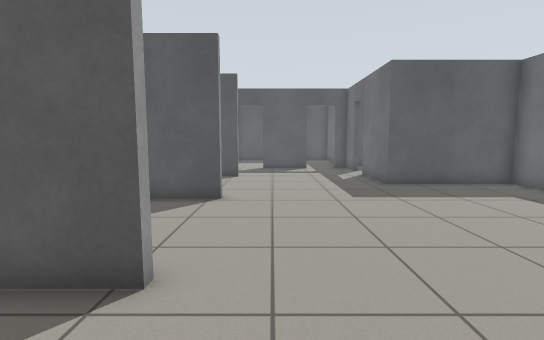
[1] (above)

21 first-person views from a walk through a Gazebo world. The camera is 0.94 m above the floor, tilts 6° down and sees 85° across. The floor is counted in squares, 0.5 m on a side. Each view is taken from the middle of a square. On the plan, view 1 faces up. The plan holds only what a view shows up to about 16 squares ahead; the rest is blank.

[2]
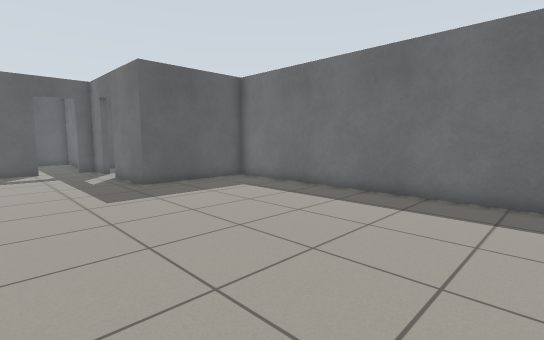

[3]
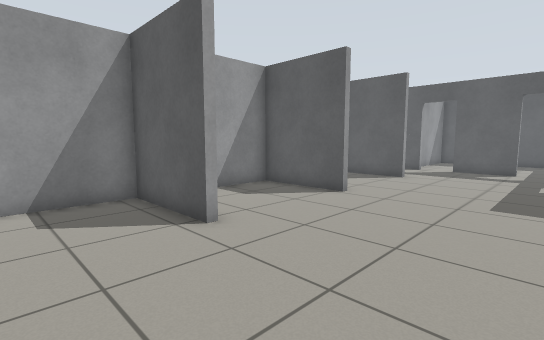

[4]
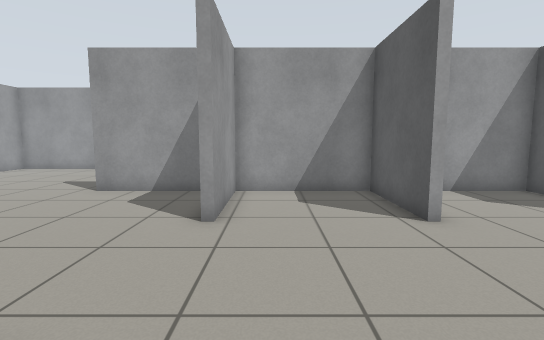

[5]
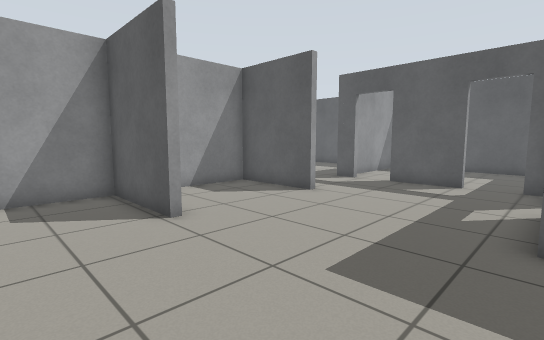

[6]
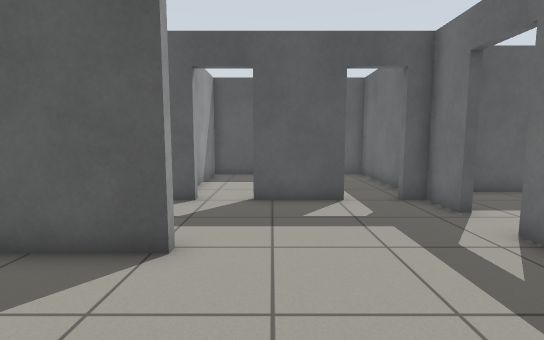

[7]
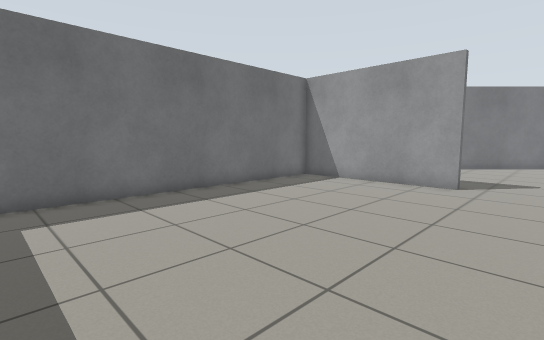

[8]
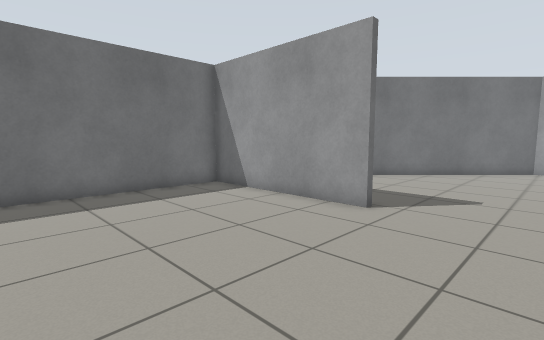

[9]
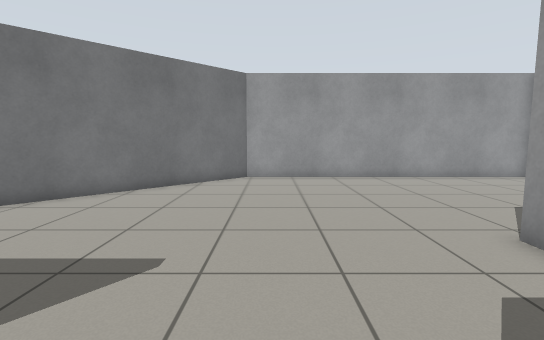

[10]
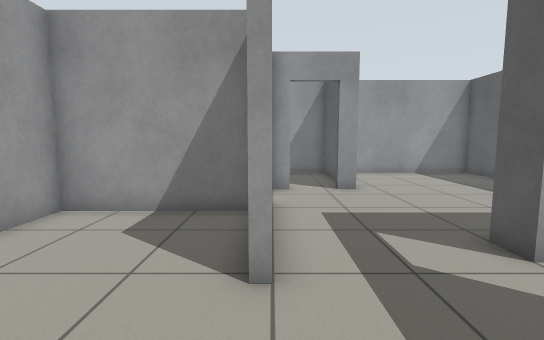

[11]
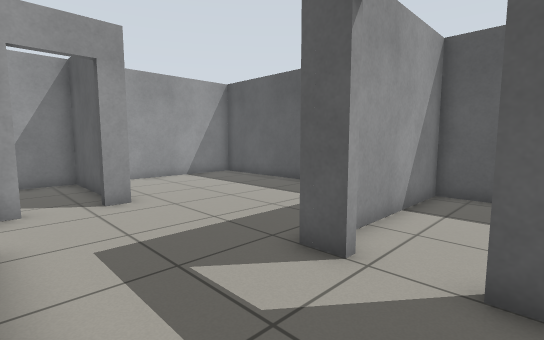

[12]
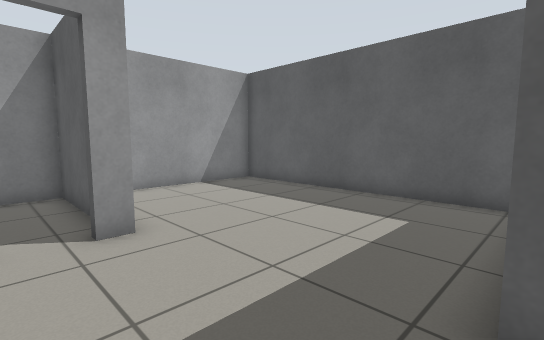

[13]
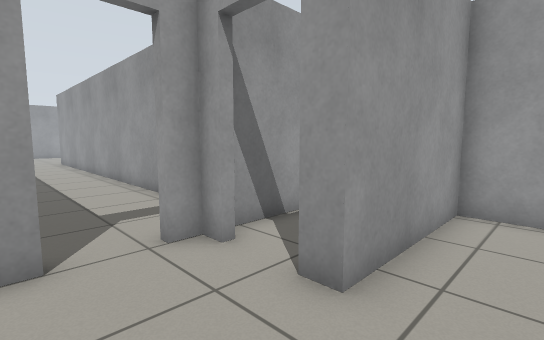

[14]
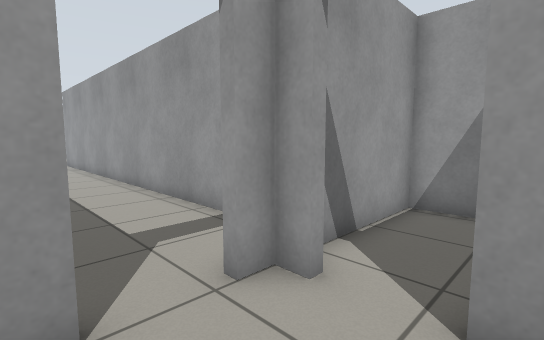

[15]
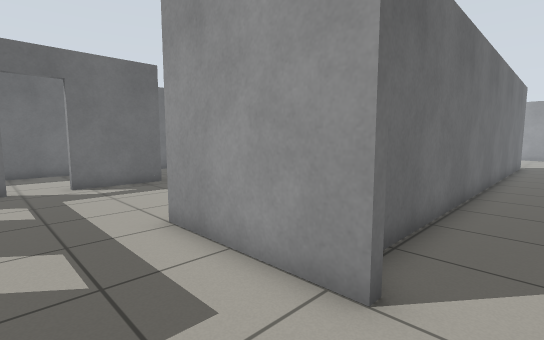

[16]
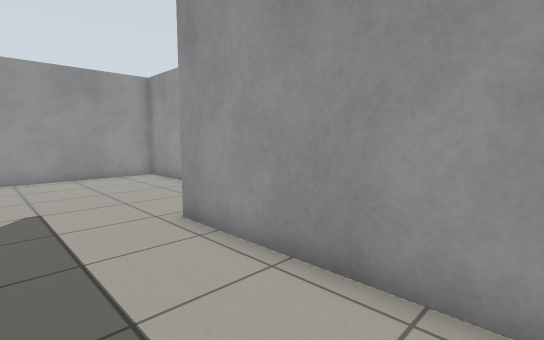

[17]
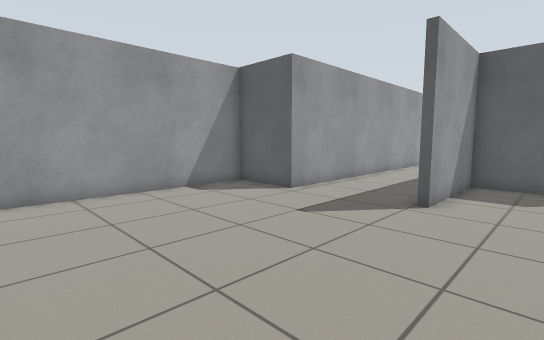

[18]
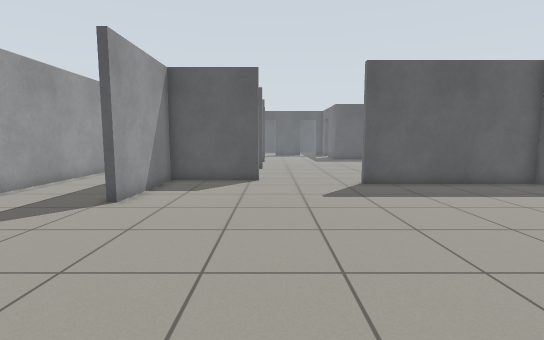

[19]
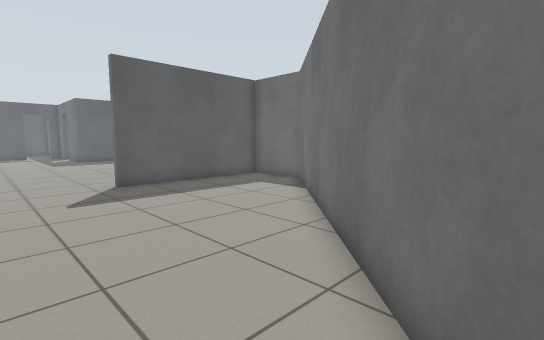

[20]
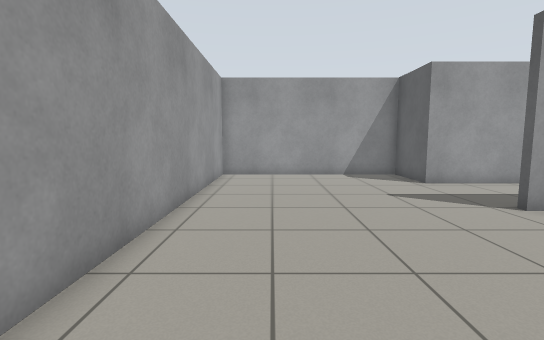

[21]
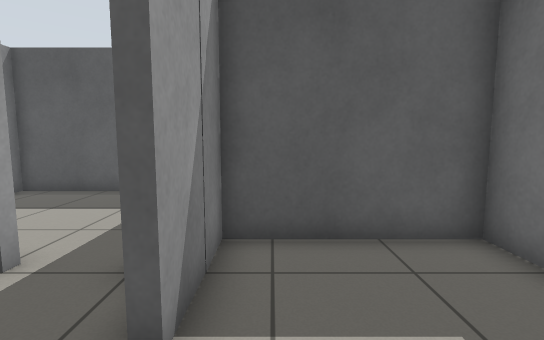

### Floor plan
Ten units are one square. View 1 is at (0, 0); x grows to the right and y downward. Boxes are objects, and circles mark ways between rooms. Rooms are numbered by the first view taken in them; rooms with no view inside come last. Other rooms are left out.
<svg viewBox="-148 -261 252 422">
<path fill="none" stroke="#000" d="M-15 -92 -56 -92 -56 -61M-15 -35 -56 -35 -56 13 -15 13M-16 -150 -16 -147 -56 -147 -56 -95 -39 -95M28 25 99 25 99 -122 48 -122 48 -156M48 -172 48 -190 40 -190M22 -190 -6 -190M-91 -158 -91 -150 -83 -150M-23 -190 -34 -190M-66 -150 -16 -150M-39 -256 -143 -256 -143 -182 -91 -182 -91 -174M-59 29 -59 -132M-15 16 -56 16 -56 65 -60 65M-105 -117 -105 65 -136 65 -136 156 2 156 99 59 99 28 28 28 28 25M99 -191 99 -204 51 -204 51 -174M99 -146 99 -171M48 -210 48 -256 -30 -256 -30 -204M-109 -179 -143 -179 -143 -150 -97 -150"/>
<circle cx="-25" cy="-170" r="3" fill="#2a7"/>
<circle cx="10" cy="20" r="3" fill="#2a7"/>
<circle cx="50" cy="-165" r="3" fill="#2a7"/>
<circle cx="-15" cy="-190" r="3" fill="#2a7"/>
<circle cx="35" cy="-190" r="3" fill="#2a7"/>
<circle cx="-75" cy="-150" r="3" fill="#2a7"/>
<circle cx="-90" cy="-165" r="3" fill="#2a7"/>
<text x="20" y="-70">1</text>
<text x="-80" y="-210">2</text>
<text x="-40" y="50">3</text>
<text x="70" y="-170">4</text>
<text x="10" y="-230">5</text>
<text x="-120" y="-170">6</text>
</svg>
Room 1 opens to room 2. Room 1 opens to room 3. Room 1 opens to room 4. Room 1 opens to room 5. Room 2 opens to room 3. Room 2 opens to room 6.

Where each view was taken, in squares from view 1:
view 1: 0 up, 0 right, facing up
view 2: 0 up, 0 right, facing up-right
view 3: 0 up, 4 right, facing up-left
view 4: 0 up, 5 right, facing left
view 5: 6 up, 5 right, facing up-left
view 6: 10 up, 0 right, facing up
view 7: 10 up, 0 right, facing down-right
view 8: 5 up, 1 left, facing down-right
view 9: 1 down, 1 left, facing down
view 10: 15 up, 2 right, facing left
view 11: 15 up, 0 right, facing up-left
view 12: 16 up, 3 left, facing up-left
view 13: 20 up, 6 left, facing down-left
view 14: 18 up, 6 left, facing down-left
view 15: 18 up, 8 left, facing down-right
view 16: 0 up, 7 left, facing down-left
view 17: 15 down, 3 left, facing up-left
view 18: 15 down, 1 left, facing up
view 19: 15 down, 1 left, facing up-right
view 20: 13 down, 2 right, facing left
view 21: 15 up, 6 right, facing up
